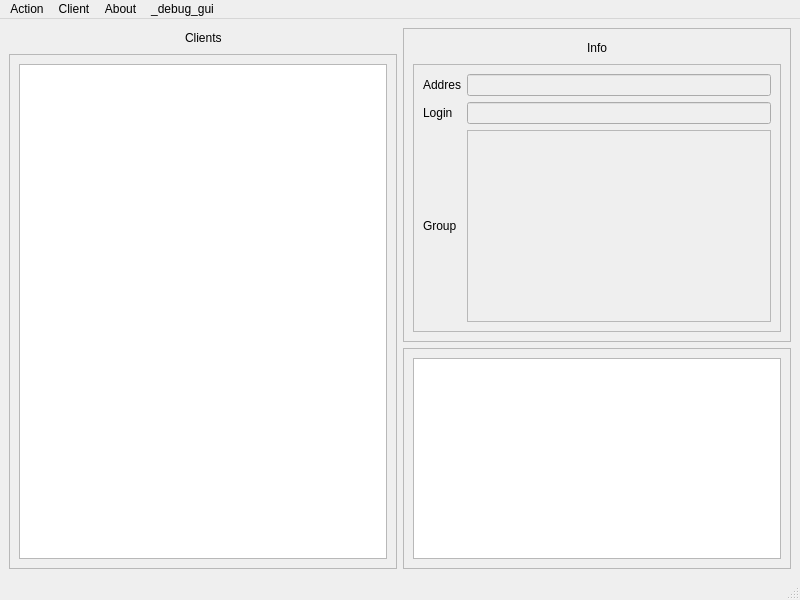
<?xml version="1.0" encoding="UTF-8"?>
<ui version="4.0" idbasedtr="true">
 <class>MainWindow</class>
 <widget class="QMainWindow" name="MainWindow">
  <property name="geometry">
   <rect>
    <x>0</x>
    <y>0</y>
    <width>800</width>
    <height>600</height>
   </rect>
  </property>
  <property name="windowTitle">
   <string>Server</string>
  </property>
  <widget class="QWidget" name="centralwidget">
   <layout class="QHBoxLayout" name="horizontalLayout_6">
    <item>
     <layout class="QGridLayout" name="gridLayout">
      <item row="0" column="0">
       <layout class="QVBoxLayout" name="verticalLayout_2">
        <item>
         <layout class="QHBoxLayout" name="horizontalLayout_2">
          <item>
           <spacer name="horizontalSpacer">
            <property name="orientation">
             <enum>Qt::Horizontal</enum>
            </property>
            <property name="sizeHint" stdset="0">
             <size>
              <width>40</width>
              <height>20</height>
             </size>
            </property>
           </spacer>
          </item>
          <item>
           <widget class="QLabel" name="label">
            <property name="text">
             <string>Clients</string>
            </property>
           </widget>
          </item>
          <item>
           <spacer name="horizontalSpacer_2">
            <property name="orientation">
             <enum>Qt::Horizontal</enum>
            </property>
            <property name="sizeHint" stdset="0">
             <size>
              <width>40</width>
              <height>20</height>
             </size>
            </property>
           </spacer>
          </item>
         </layout>
        </item>
        <item>
         <widget class="QScrollArea" name="scrollArea">
          <property name="widgetResizable">
           <bool>true</bool>
          </property>
          <widget class="QWidget" name="scrollAreaWidgetContents">
           <property name="geometry">
            <rect>
             <x>0</x>
             <y>0</y>
             <width>384</width>
             <height>499</height>
            </rect>
           </property>
           <layout class="QVBoxLayout" name="verticalLayout_6">
            <item>
             <widget class="QListWidget" name="client_list"/>
            </item>
           </layout>
          </widget>
         </widget>
        </item>
       </layout>
      </item>
      <item row="0" column="1">
       <layout class="QVBoxLayout" name="verticalLayout">
        <item>
         <widget class="QScrollArea" name="scrollArea_2">
          <property name="widgetResizable">
           <bool>true</bool>
          </property>
          <widget class="QWidget" name="scrollAreaWidgetContents_2">
           <property name="geometry">
            <rect>
             <x>0</x>
             <y>0</y>
             <width>384</width>
             <height>259</height>
            </rect>
           </property>
           <layout class="QVBoxLayout" name="verticalLayout_3">
            <item>
             <layout class="QVBoxLayout" name="verticalLayout_4">
              <item>
               <layout class="QHBoxLayout" name="horizontalLayout">
                <item>
                 <spacer name="horizontalSpacer_3">
                  <property name="orientation">
                   <enum>Qt::Horizontal</enum>
                  </property>
                  <property name="sizeHint" stdset="0">
                   <size>
                    <width>40</width>
                    <height>20</height>
                   </size>
                  </property>
                 </spacer>
                </item>
                <item>
                 <widget class="QLabel" name="label_3">
                  <property name="text">
                   <string>Info</string>
                  </property>
                 </widget>
                </item>
                <item>
                 <spacer name="horizontalSpacer_4">
                  <property name="orientation">
                   <enum>Qt::Horizontal</enum>
                  </property>
                  <property name="sizeHint" stdset="0">
                   <size>
                    <width>40</width>
                    <height>20</height>
                   </size>
                  </property>
                 </spacer>
                </item>
               </layout>
              </item>
              <item>
               <layout class="QHBoxLayout" name="horizontalLayout_4">
                <item>
                 <widget class="QScrollArea" name="scrollArea_4">
                  <property name="widgetResizable">
                   <bool>true</bool>
                  </property>
                  <widget class="QWidget" name="scrollAreaWidgetContents_4">
                   <property name="geometry">
                    <rect>
                     <x>0</x>
                     <y>0</y>
                     <width>364</width>
                     <height>211</height>
                    </rect>
                   </property>
                   <layout class="QVBoxLayout" name="verticalLayout_7">
                    <item>
                     <layout class="QGridLayout" name="gridLayout_2">
                      <item row="0" column="1">
                       <widget class="QLineEdit" name="lineEdit">
                        <property name="enabled">
                         <bool>false</bool>
                        </property>
                       </widget>
                      </item>
                      <item row="2" column="1">
                       <widget class="QListWidget" name="listWidget">
                        <property name="enabled">
                         <bool>false</bool>
                        </property>
                       </widget>
                      </item>
                      <item row="1" column="1">
                       <widget class="QLineEdit" name="lineEdit_2">
                        <property name="enabled">
                         <bool>false</bool>
                        </property>
                       </widget>
                      </item>
                      <item row="0" column="0">
                       <widget class="QLabel" name="label_2">
                        <property name="text">
                         <string>Addres</string>
                        </property>
                       </widget>
                      </item>
                      <item row="1" column="0">
                       <widget class="QLabel" name="label_4">
                        <property name="text">
                         <string>Login</string>
                        </property>
                       </widget>
                      </item>
                      <item row="2" column="0">
                       <widget class="QLabel" name="label_5">
                        <property name="text">
                         <string>Group</string>
                        </property>
                       </widget>
                      </item>
                     </layout>
                    </item>
                   </layout>
                  </widget>
                 </widget>
                </item>
               </layout>
              </item>
             </layout>
            </item>
           </layout>
          </widget>
         </widget>
        </item>
        <item>
         <widget class="QScrollArea" name="scrollArea_3">
          <property name="widgetResizable">
           <bool>true</bool>
          </property>
          <widget class="QWidget" name="scrollAreaWidgetContents_3">
           <property name="geometry">
            <rect>
             <x>0</x>
             <y>0</y>
             <width>384</width>
             <height>258</height>
            </rect>
           </property>
           <layout class="QVBoxLayout" name="verticalLayout_5">
            <item>
             <widget class="QTextBrowser" name="text_log">
              <property name="enabled">
               <bool>true</bool>
              </property>
              <property name="markdown">
               <string/>
              </property>
             </widget>
            </item>
           </layout>
          </widget>
         </widget>
        </item>
       </layout>
      </item>
     </layout>
    </item>
   </layout>
  </widget>
  <widget class="QStatusBar" name="statusbar"/>
  <widget class="QMenuBar" name="menubar">
   <property name="geometry">
    <rect>
     <x>0</x>
     <y>0</y>
     <width>800</width>
     <height>30</height>
    </rect>
   </property>
   <widget class="QMenu" name="menuAction">
    <property name="title">
     <string>Action</string>
    </property>
    <addaction name="action_run_server"/>
    <addaction name="action_config_server"/>
    <addaction name="action_stop_server"/>
    <addaction name="action_exit"/>
   </widget>
   <widget class="QMenu" name="menuAbout">
    <property name="title">
     <string>About</string>
    </property>
    <addaction name="action_author"/>
   </widget>
   <widget class="QMenu" name="menu_debug_gui">
    <property name="enabled">
     <bool>true</bool>
    </property>
    <property name="title">
     <string>_debug_gui</string>
    </property>
    <property name="toolTipsVisible">
     <bool>false</bool>
    </property>
    <addaction name="action_add_anon"/>
    <addaction name="separator"/>
    <addaction name="action_logout_client"/>
    <addaction name="action_login_client"/>
    <addaction name="action_auth_client"/>
    <addaction name="action_add_group"/>
    <addaction name="action_leave_group"/>
    <addaction name="action_kick_client"/>
    <addaction name="action_send_msg_to_user"/>
    <addaction name="action_send_msg_to_group"/>
    <addaction name="separator"/>
   </widget>
   <widget class="QMenu" name="menuAction_2">
    <property name="title">
     <string>Client</string>
    </property>
    <addaction name="actionlogout"/>
    <addaction name="actionkick"/>
    <addaction name="actionsend_masg"/>
   </widget>
   <addaction name="menuAction"/>
   <addaction name="menuAction_2"/>
   <addaction name="menuAbout"/>
   <addaction name="menu_debug_gui"/>
  </widget>
  <action name="action_run_server">
   <property name="text">
    <string>Run Server</string>
   </property>
  </action>
  <action name="action_stop_server">
   <property name="enabled">
    <bool>false</bool>
   </property>
   <property name="text">
    <string>Stop Server</string>
   </property>
  </action>
  <action name="actionServer_Config">
   <property name="text">
    <string>Server Config</string>
   </property>
  </action>
  <action name="action_author">
   <property name="text">
    <string>Author</string>
   </property>
  </action>
  <action name="action_exit">
   <property name="text">
    <string>Exit</string>
   </property>
  </action>
  <action name="action_config_server">
   <property name="text">
    <string>Config Server</string>
   </property>
  </action>
  <action name="actionKick_Client">
   <property name="text">
    <string>Kick Client</string>
   </property>
  </action>
  <action name="action_add_anon">
   <property name="enabled">
    <bool>true</bool>
   </property>
   <property name="text">
    <string>connect client</string>
   </property>
   <property name="visible">
    <bool>true</bool>
   </property>
  </action>
  <action name="action_logout_client">
   <property name="enabled">
    <bool>false</bool>
   </property>
   <property name="text">
    <string>logout client</string>
   </property>
  </action>
  <action name="actionadd_client">
   <property name="text">
    <string>add client</string>
   </property>
  </action>
  <action name="action_auth_client">
   <property name="enabled">
    <bool>false</bool>
   </property>
   <property name="text">
    <string>auth client</string>
   </property>
  </action>
  <action name="action_add_group">
   <property name="enabled">
    <bool>false</bool>
   </property>
   <property name="text">
    <string>add client to group</string>
   </property>
  </action>
  <action name="action_leave_group">
   <property name="enabled">
    <bool>false</bool>
   </property>
   <property name="text">
    <string>leave client from group</string>
   </property>
  </action>
  <action name="action_kick_client">
   <property name="enabled">
    <bool>false</bool>
   </property>
   <property name="text">
    <string>kick client</string>
   </property>
  </action>
  <action name="action_debug">
   <property name="text">
    <string>_debug</string>
   </property>
  </action>
  <action name="action_send_msg_to_user">
   <property name="enabled">
    <bool>false</bool>
   </property>
   <property name="text">
    <string>send_msg_to_user</string>
   </property>
  </action>
  <action name="action_send_msg_to_group">
   <property name="enabled">
    <bool>false</bool>
   </property>
   <property name="text">
    <string>send_msg_to_group</string>
   </property>
  </action>
  <action name="actionkick">
   <property name="text">
    <string>kick</string>
   </property>
  </action>
  <action name="actionlogout">
   <property name="text">
    <string>logout</string>
   </property>
  </action>
  <action name="actionsend_masg">
   <property name="text">
    <string>send message</string>
   </property>
  </action>
  <action name="action_login_client">
   <property name="enabled">
    <bool>false</bool>
   </property>
   <property name="text">
    <string>login client</string>
   </property>
  </action>
 </widget>
 <resources/>
 <connections/>
</ui>
